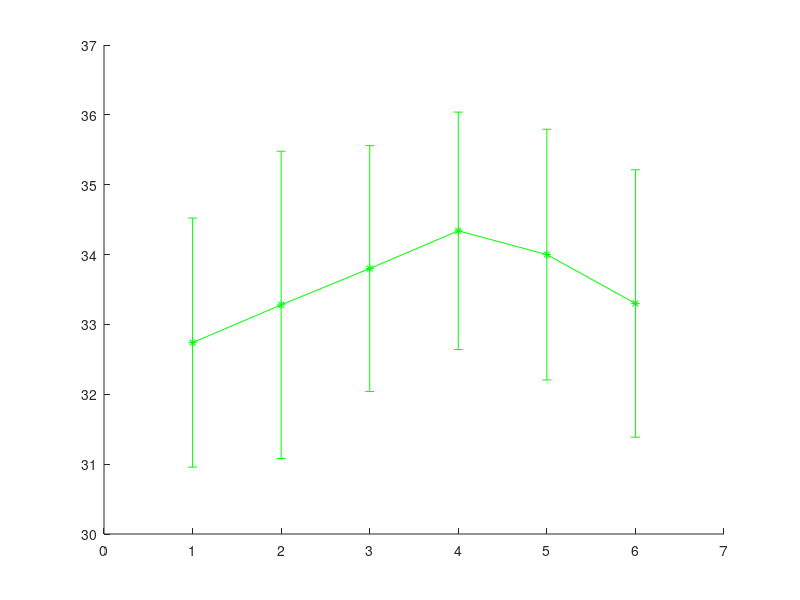

The MATLAB source for this figure: (Note: this script raises an error after producing the figure.)
%Plot all the output embeddings in one figure
%
clear all;
close all;

s1=42;
s2=37;
lw=12;
ms=14;

figpath = './';

lmm='LMM';
sje='SJE';

K=[1 2 3 4 5 6];
xticks = {'1', '2', '4', '6','8','10'};

%% CUB
% cont 
% acc1 = [48.1 50.7 48.2 42.4 46.5];
% acc2 = [46.9 45.6 47.1 40.2 44];
% acc4 = [44 46 45.3 40.2 42.7];
% acc6 = [45 47 43.4 41.3 47.2];
% acc8 = [45.1 45 42.8 41.3 43.3];
% acc10 = [43.3 40.1 42.7 40.8 44.3];
% acc = [acc1' acc2' acc4' acc6' acc8' acc10'];
% acc_sje = 49.5;
% 
% f =figure(1);
% h1 = errorbar(mean(acc), std(acc) / sqrt(5), 'k-*','LineWidth',lw, 'MarkerSize',ms);
% hold on 
% word2vec
acc1 = [32 32.6 27.4 33.1 38.6];
acc2 = [32.2 31.7 26.9 35.4 40.2];
acc4 = [32.8 32.8 28.4 36.2 38.8];
acc6 = [33.4 33.9 28.7 37.5 38.2];
acc8 = [33.3 33.5 28.1 36.2 38.9];
acc10 = [31.7 32.4 27.5 36.5 38.4];
acc = [acc1' acc2' acc4' acc6' acc8' acc10'];
acc_sje = 27.7;

f =figure(1);
hold on 
h1 = errorbar(mean(acc), std(acc)/ sqrt(5), 'g-*','LineWidth',lw, 'MarkerSize',ms);

% glove
acc1 = [30.2 24.7 22 30.4 32.5];
acc2 = [31.1 27.1 23.9 30.1 33.2];
acc4 = [30.5 28.7 24.5 31.9 33.4];
acc6 = [31.2 28.7 25.3 31.4 36.2];
acc8 = [31.4 29.1 25 32.8 37.4];
acc10 = [32.1 30.4 24.1 33.8 37.4];
acc = [acc1' acc2' acc4' acc6' acc8' acc10'];
acc_sje = 24.8;

h2 = errorbar(mean(acc), std(acc) / sqrt(5), 'r-*','LineWidth',lw, 'MarkerSize',ms);


% wordnet
acc1 = [23 21.1 18.7 29.2 25.2];
acc2 = [22.2 23.1 20.5 29.9 24.4];
acc4 = [22.5 21.3 20 28.3 24.4];
acc6 = [22.3 21 20.6 27.5 25.9];
acc8 = [22.4 20.4 19.9 27.4 25.9];
acc10 = [21.6 21.6 19.7 27.6 28.3];
acc = [acc1' acc2' acc4' acc6' acc8' acc10'];
acc_sje = 21.4;

h3 = errorbar(mean(acc), std(acc)/ sqrt(5), 'b-*','LineWidth',lw, 'MarkerSize',ms);



set(gca, 'xtick', K, 'FontSize',  s2);
set(gca, 'xticklabel', xticks, 'FontSize',  s1);
set(ylabel('Top-1 Acc. (in %)'), 'FontSize',  s1);
set(xlabel('K'), 'FontSize',  s1);
xlim([0.5 6.5]);
ylim([12 40]);
grid on;

legend([h1(1);h2(1);h3(1);],{'word2vec','glove','wordnet'}, 'FontSize', s2, 'Location','southeast');
set(f,'PaperUnits','normalized');
set(f,'PaperPosition', [0 0 1 1]);
set(f,'PaperOrientation','landscape');
print(1,'-dpdf',[figpath 'cub_fixK']);